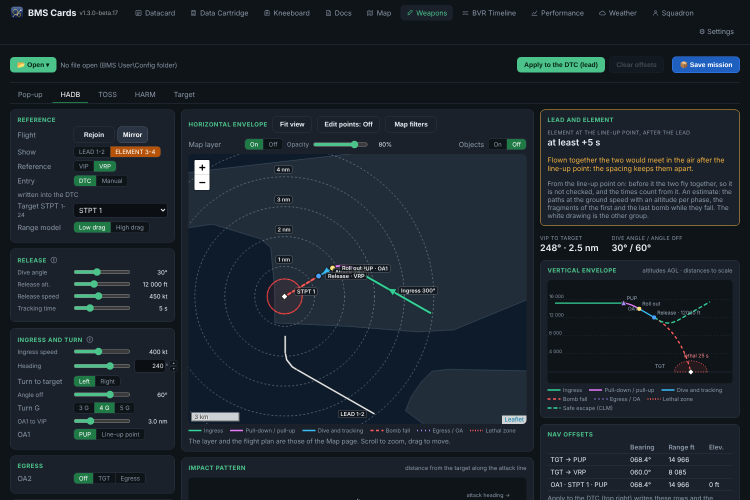
#> input picture hadb.png, 1500 x 1000 px (shown at 1/2 size)
$ python -i cardaudit-test.py   (imports and definitions only)
#> lines starting #> are read from the running program, lines starting #| are printed output that depends on the picture
#> further down, picture is the input picture: PIL image 1500x1000 RGB; mean R, G, B 27.3, 36.4, 44.1
"""The look check of the Kneeboard cards (1.3.0-beta.49): every card the program can draw here (Weather SIGWX / RADAR / WIND, ROE / SOP) and the card
pictures given (SEAD, DEAD from tools/sead-test.py and tools/dead-test.py, light and DARK=1) in both looks:
- centred: the space left of the drawing as wide as the space right of it (within 1.5% of the width);
- the pass for the cockpit: the page of the dark look dark, the text of the light look black (its darkest ink near black), no text smaller than the
  minimum (the drawing context of the card wrapped by inkCard);
- the two looks of a card: the light one light, the dark one dark.
No BMS files. The Target cards from the made-up data of tgtpage-test (Paper both looks, Program dark).
One dark look for all: the page of every dark card #121212, as Weather SIGWX. Usage: python3 tools/cardaudit-test.py [shots_dir] [card.png ...]"""
import subprocess, sys, time, os, base64, glob
from io import BytesIO
from PIL import Image
from playwright.sync_api import sync_playwright
R = os.path.dirname(os.path.dirname(os.path.abspath(__file__)))
shots = sys.argv[1] if len(sys.argv) > 1 else None
extra = sys.argv[2:]
PORT = 8795
# [1 line not run here, left out]
ok = True
def check(n, c):
    global ok; ok &= bool(c); print('OK  ' if c else 'FAIL', n)

def margins(im):
    """the space left and right of the drawing: per row, the first and the last pixel far from the colour of the edge of that row"""
    im = im.convert('RGB'); W, H = im.size; px = im.load(); L = R_ = W
    for y in range(0, H, 3):
        e = px[1, y]
        far = lambda c: abs(c[0] - e[0]) + abs(c[1] - e[1]) + abs(c[2] - e[2]) > 60
        for x in range(1, W // 2):
            if far(px[x, y]): L = min(L, x); break
        e = px[W - 2, y]
        for x in range(W - 2, W // 2, -1):
            if far(px[x, y]): R_ = min(R_, W - 1 - x); break
    return L, R_
def lum(c): return 0.3 * c[0] + 0.59 * c[1] + 0.11 * c[2]
def look(im):
    """the page: its colour (the most common lightness), and the darkest / lightest ink (full size: thin text counts)"""
    s = im.convert('L'); h = s.histogram(); n = sum(h); W, H = s.size
#> after `s = im.convert('L')`:
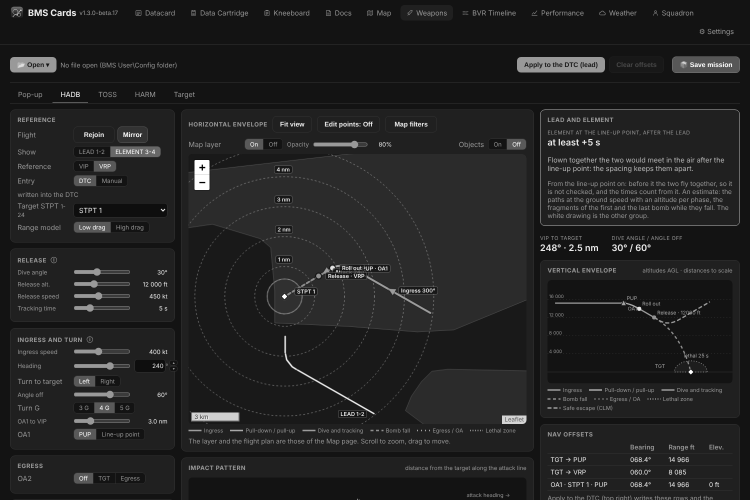
#> s: PIL image 1500x1000 L (shown at 1/2 size); min 0, max 255, mean 34.6
#> after `h = s.histogram()`: h = 256 values, max 511925 at index 19, min 0 at index 1, mean 5859.4
#> after `n = sum(h)`: n = 1500000
#> after `W, H = s.size`: W = 1500; H = 1000
    # the page: the most common lightness of the edge of the card (a big map in the middle is not the page)
    e = s.crop((0, 0, W, 12)).histogram(); b = s.crop((0, H - 12, W, H)).histogram(); l = s.crop((0, 0, 12, H)).histogram(); r = s.crop((W - 12, 0, W, H)).histogram()
#> after `e = s.crop((0, 0, W, 12)).histogram()`: e = 256 values, max 17803 at index 19, min 0 at index 0, mean 70.31
#> after `b = s.crop((0, H - 12, W, H)).histogram()`: b = 256 values, max 12150 at index 19, min 0 at index 0, mean 70.31
#> after `l = s.crop((0, 0, 12, H)).histogram()`: l = 256 values, max 11988 at index 19, min 0 at index 0, mean 46.88
#> after `r = s.crop((W - 12, 0, W, H)).histogram()`: r has the same summary as l
    page = max(range(256), key=lambda i: e[i] + b[i] + l[i] + r[i])
#> page = 19
    dk = next(i for i in range(256) if sum(h[:i + 1]) > n * 0.0005)
#> dk = 14
    lt = next(i for i in range(255, -1, -1) if sum(h[i:]) > n * 0.0005)
#> lt = 255
    return page, dk, lt
def edge_rgb(im):
    """the colour of the page: the most common colour of the edges of the card"""
    im = im.convert('RGB'); W, H = im.size; c = {}
    for box in ((0, 0, W, 12), (0, H - 12, W, H), (0, 0, 12, H), (W - 12, 0, W, H)):
        for n, k in im.crop(box).getcolors(1 << 20): c[k] = c.get(k, 0) + n
    return max(c, key=c.get)
def audit(name, im, dark, pic=False):
    """pic: a picture as wide as the card (the Target graphic): its edges are not the page"""
    W = im.size[0]; L, Rr = margins(im); mean, dk, lt = look(im)
    check('%s: centred (left %d px, right %d px)' % (name, L, Rr), abs(L - Rr) <= W * 0.015)
    if pic:
        check('%s: %s text (ink %d / %d)' % (name, 'light' if dark else 'black', dk, lt), lt > 200 if dark else dk < 40)
    elif dark:
        pc = edge_rgb(im)
        check('%s: the dark look, a dark page (%d), light text (lightest ink %d)' % (name, mean, lt), mean < 60 and lt > 200)
        check('%s: the page of all the dark cards, as Weather SIGWX: #121212 (%s)' % (name, '#%02x%02x%02x' % pc), all(abs(v - 18) <= 4 for v in pc))
    else: check('%s: the light look, a light page (%d), black text (darkest ink %d)' % (name, mean, dk), mean > 200 and dk < 40)
    if shots: im.save(os.path.join(shots, 'audit-' + name.replace(' ', '-').replace('/', '') + ('-dark' if dark else '') + '.png'))
# [47 lines not run here, left out]

>>> from PIL import Image
>>> picture = Image.open('../hadb.png')
>>> result = look(picture)
#> result = (19, 14, 255)
